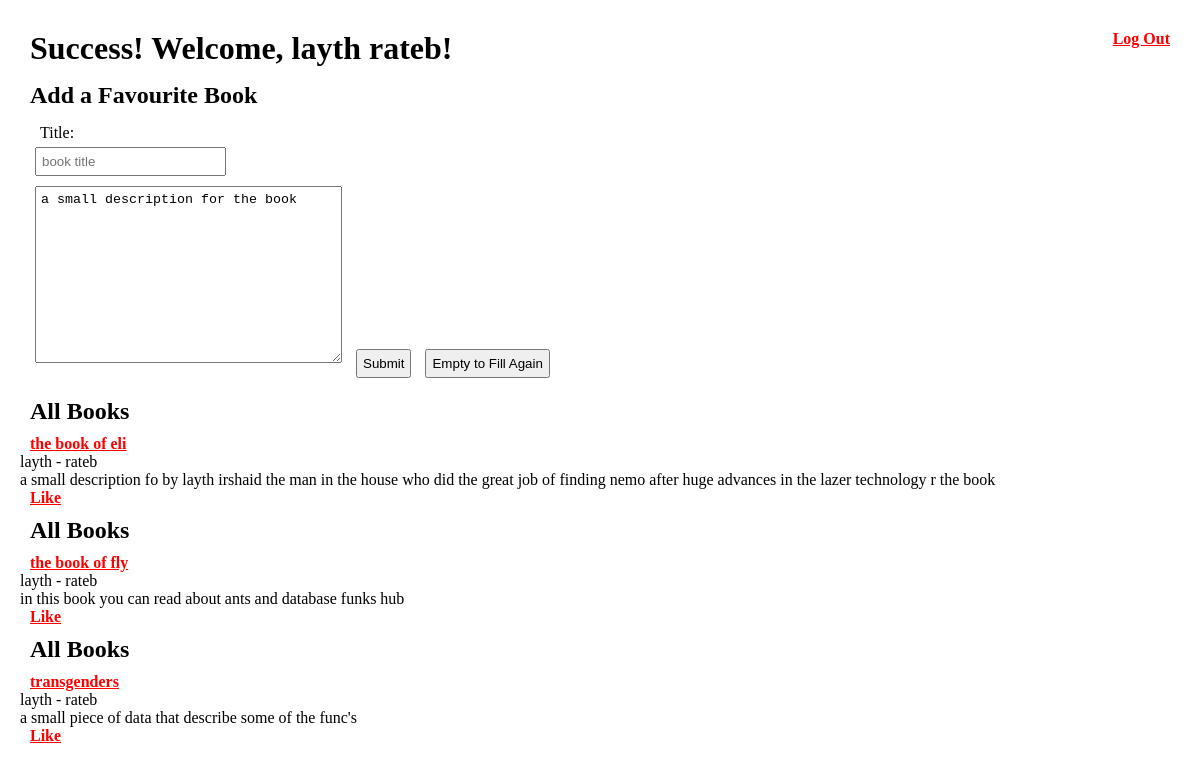
Page /success (signed in) on the committed database.
### appLogin/models.py (models this page shows)
class User(models.Model):
    fname = models.CharField(max_length=255)
    lname = models.CharField(max_length=255)
    birthDate = models.DateField(null=True)
    email = models.CharField(max_length=255)
    passwd = models.CharField(max_length=255)
    createdAt = models.DateTimeField(auto_now_add=True)
    updatedAt = models.DateTimeField(auto_now=True)
    objects = userManager()

class Book(models.Model):
    title = models.CharField(max_length=255)
    desc = models.TextField()
    uploadeBy=models.ForeignKey(User, related_name="createdBooks", on_delete=models.CASCADE)
    likedBy=models.ManyToManyField(User, related_name="likes")
    createdAt = models.DateTimeField(auto_now_add=True)
    updatedAt = models.DateTimeField(auto_now=True)

### appLogin/views.py (the view)
# urls.py: path('success', views.welcomeBooks),
def welcomeBooks(request):
    if request.session['logedin']:
        thisUsers= User.objects.get(email=request.session['email'])
        request.session['thisUsersName']=thisUsers.fname
        request.session['id']=thisUsers.id
        request.session['thisUsersLname']=thisUsers.lname
        context={
            'books' : Book.objects.all(),
            'hisFavs' : Book.objects.filter(likedBy=thisUsers)
        }
        return render(request,'success.html', context)

### appLogin/templates/success.html (shortened to what this page needs)
<!DOCTYPE html>
<html lang="en">
<head>
    {% load static %}
    <link rel="stylesheet" href="{% static 'css/style.css' %}">
</head>
<body>
    <a href="/cleanSession" id="tre">Log Out</a>
    <h1>Success! Welcome, {{request.session.thisUsersName}} {{request.session.thisUsersLname}}!</h1>
    <h2>Add a Favourite Book</h2>
    <form action="/addBook" method="POST">
		<label for="thisID">Title:</label><br>
		<input type="text" id="thisID" name="formTitle" title="the title of the book youre about to add" placeholder="book title" autofocus required><br>
		<textarea name="formDesc" rows="11" cols="35">a small description for the book</textarea>
        <input type="submit" value="Submit">
		<input type="reset" value="Empty to Fill Again">
    </form>
    {% for book in books %}
        <h2>All Books</h2>
        <a href="/getBook/{{book.id}}">{{book.title}}</a> <br>
        {{book.uploadeBy.fname}} - {{book.uploadeBy.lname}} <br>
        {{book.desc}} <br>
        {% if book in hisFavs %}
            <p>faved</p>
        {% else %}
            <a href="/likethis/{{book.id}}"> Like</a>
        {% endif %}
    {% endfor %}
</body>
</html>

### appLogin/static/css/style.css (style rules this page uses)
* { padding: 5px; margin: 5px; }
a { color: red; font-weight: bold; }

### appLogin/templates/success.html (style rules this page uses)
#tre { float: right; }

### rows in the picture
User: session.thisUsersName "layth", session.thisUsersLname "rateb"
Book: title "the book of eli", uploadeBy.fname "layth", uploadeBy.lname "rateb", desc "a small description fo by layth irshaid the man in the house who did the great job of finding nemo after huge advances in the lazer technology r the book"
Book: title "the book of fly", uploadeBy.fname "layth", uploadeBy.lname "rateb", desc "in this book you can read about ants and database funks hub"
Book: title "transgenders", uploadeBy.fname "layth", uploadeBy.lname "rateb", desc "a small piece of data that describe some of the func's"
